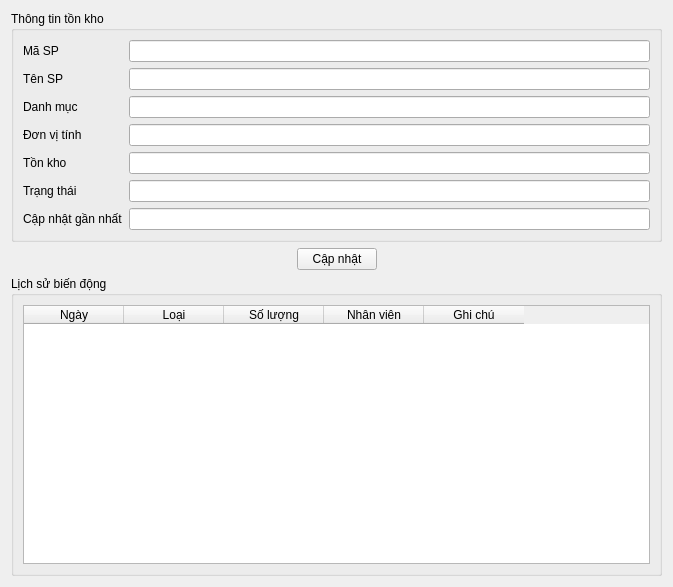
<?xml version="1.0" encoding="UTF-8"?>
<ui version="4.0">
 <class>pageTonKho</class>
 <widget class="QWidget" name="pageTonKho">
  <property name="geometry">
   <rect>
    <x>0</x>
    <y>0</y>
    <width>673</width>
    <height>587</height>
   </rect>
  </property>
  <property name="windowTitle">
   <string>Tồn kho</string>
  </property>
  <property name="windowIcon">
   <iconset>
    <normaloff>../resources/icons/box-open.png</normaloff>../resources/icons/box-open.png</iconset>
  </property>
  <layout class="QVBoxLayout" name="verticalLayout_2">
   <item>
    <widget class="QGroupBox" name="nhomMacDinh">
     <property name="title">
      <string>Thông tin tồn kho</string>
     </property>
     <layout class="QFormLayout" name="formLayout">
      <item row="0" column="0">
       <widget class="QLabel" name="label">
        <property name="text">
         <string>Mã SP</string>
        </property>
       </widget>
      </item>
      <item row="0" column="1">
       <widget class="QLineEdit" name="txtMaSPTK"/>
      </item>
      <item row="1" column="0">
       <widget class="QLabel" name="label_2">
        <property name="text">
         <string>Tên SP</string>
        </property>
       </widget>
      </item>
      <item row="1" column="1">
       <widget class="QLineEdit" name="txtTenSPTK"/>
      </item>
      <item row="2" column="0">
       <widget class="QLabel" name="label_3">
        <property name="text">
         <string>Danh mục</string>
        </property>
       </widget>
      </item>
      <item row="2" column="1">
       <widget class="QLineEdit" name="txtDanhMucTK"/>
      </item>
      <item row="3" column="0">
       <widget class="QLabel" name="label_4">
        <property name="text">
         <string>Đơn vị tính</string>
        </property>
       </widget>
      </item>
      <item row="3" column="1">
       <widget class="QLineEdit" name="txtDonViTinhTK"/>
      </item>
      <item row="4" column="0">
       <widget class="QLabel" name="label_5">
        <property name="text">
         <string>Tồn kho</string>
        </property>
       </widget>
      </item>
      <item row="4" column="1">
       <widget class="QLineEdit" name="txtTonKhoTK"/>
      </item>
      <item row="5" column="0">
       <widget class="QLabel" name="label_6">
        <property name="text">
         <string>Trạng thái</string>
        </property>
       </widget>
      </item>
      <item row="5" column="1">
       <widget class="QLineEdit" name="txtTrangThaiTK"/>
      </item>
      <item row="6" column="0">
       <widget class="QLabel" name="label_7">
        <property name="text">
         <string>Cập nhật gần nhất</string>
        </property>
       </widget>
      </item>
      <item row="6" column="1">
       <widget class="QLineEdit" name="txtCapNhatTK"/>
      </item>
     </layout>
    </widget>
   </item>
   <item>
    <layout class="QHBoxLayout" name="horizontalLayout">
     <item>
      <spacer name="horizontalSpacer_2">
       <property name="orientation">
        <enum>Qt::Horizontal</enum>
       </property>
       <property name="sizeHint" stdset="0">
        <size>
         <width>40</width>
         <height>20</height>
        </size>
       </property>
      </spacer>
     </item>
     <item>
      <widget class="QPushButton" name="btnCapNhatTK">
       <property name="text">
        <string>Cập nhật</string>
       </property>
      </widget>
     </item>
     <item>
      <spacer name="horizontalSpacer">
       <property name="orientation">
        <enum>Qt::Horizontal</enum>
       </property>
       <property name="sizeHint" stdset="0">
        <size>
         <width>40</width>
         <height>20</height>
        </size>
       </property>
      </spacer>
     </item>
    </layout>
   </item>
   <item>
    <widget class="QGroupBox" name="nhom2">
     <property name="title">
      <string>Lịch sử biến động</string>
     </property>
     <layout class="QVBoxLayout" name="verticalLayout">
      <item>
       <widget class="QTableWidget" name="tblLichSuTK">
        <column>
         <property name="text">
          <string>Ngày</string>
         </property>
        </column>
        <column>
         <property name="text">
          <string>Loại</string>
         </property>
        </column>
        <column>
         <property name="text">
          <string>Số lượng</string>
         </property>
        </column>
        <column>
         <property name="text">
          <string>Nhân viên</string>
         </property>
        </column>
        <column>
         <property name="text">
          <string>Ghi chú</string>
         </property>
        </column>
       </widget>
      </item>
     </layout>
    </widget>
   </item>
  </layout>
 </widget>
 <resources/>
 <connections/>
</ui>
